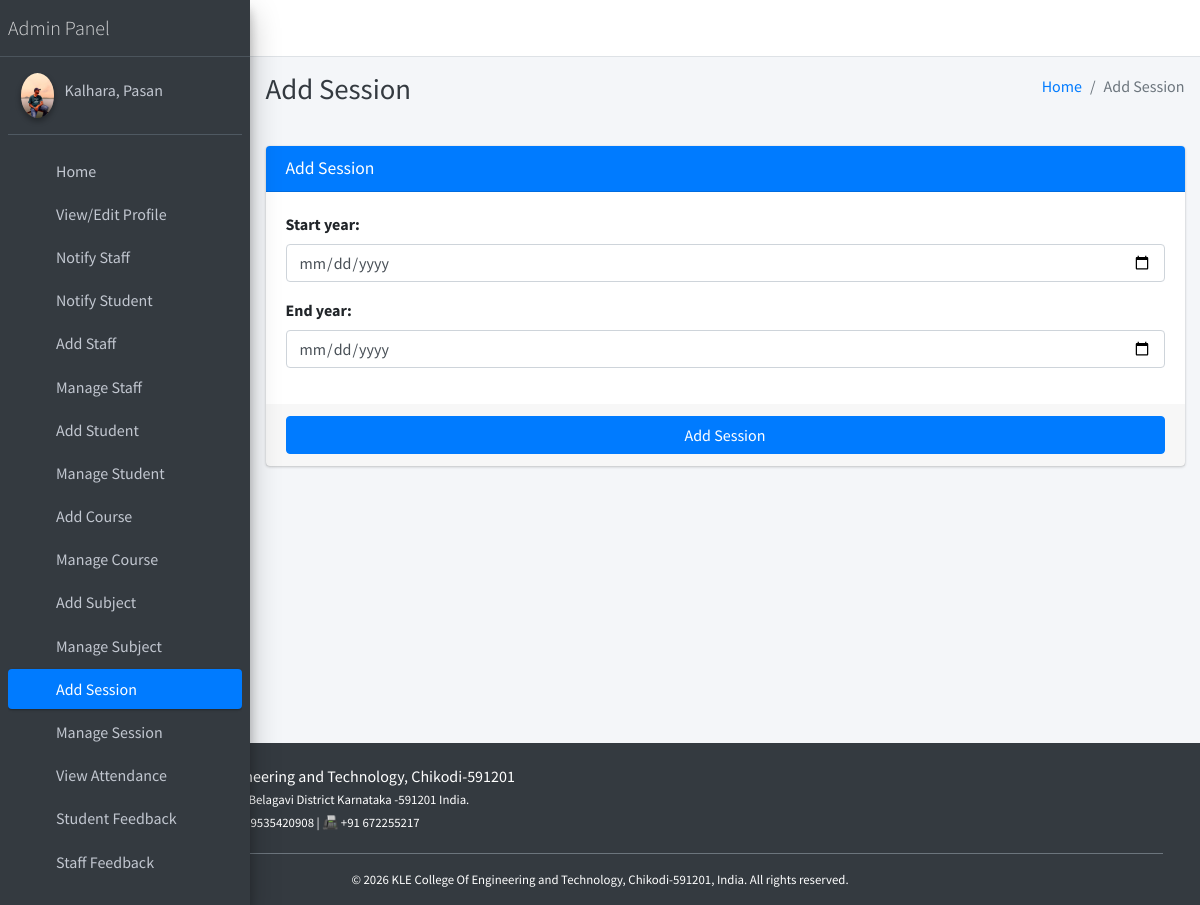
The page /add_session/ (signed in) on the database its author committed.
### main_app/models.py (models this page shows)
class CustomUser(AbstractUser):
    USER_TYPE = ((1, "HOD"), (2, "Staff"), (3, "Student"))
    GENDER = [("M", "Male"), ("F", "Female")]
    username = None  # Removed username, using email instead
    email = models.EmailField(unique=True)
    user_type = models.CharField(default=1, choices=USER_TYPE, max_length=1)
    gender = models.CharField(max_length=1, choices=GENDER)
    profile_pic = models.ImageField()
    address = models.TextField()
    fcm_token = models.TextField(default="")  # For firebase notifications
    created_at = models.DateTimeField(auto_now_add=True)
    updated_at = models.DateTimeField(auto_now=True)
    USERNAME_FIELD = "email"
    REQUIRED_FIELDS = []
    objects = CustomUserManager()
    def __str__(self):
        return self.last_name + ", " + self.first_name

### main_app/hod_views.py (the view, shortened to what this page needs)
# urls.py: path("add_session/", hod_views.add_session, name='add_session'),
def add_session(request):
    form = SessionForm(request.POST or None)
    context = {'form': form, 'page_title': 'Add Session'}
    return render(request, "hod_template/add_session_template.html", context)

### main_app/forms.py
class SessionForm(FormSettings):
    def __init__(self, *args, **kwargs):
        super(SessionForm, self).__init__(*args, **kwargs)
    class Meta:
        model = Session
        fields = '__all__'
        widgets = {
            'start_year': DateInput(attrs={'type': 'date'}),
            'end_year': DateInput(attrs={'type': 'date'}),
        }

### main_app/templates/hod_template/add_session_template.html
{% extends 'main_app/base.html' %}
{% load static %}
{% block page_title %}{{page_title}}{% endblock page_title %}
{% block content %}
<section class="content">
    <div class="container-fluid">
        <div class="row">
            <div class="col-md-12">
                <div class="card card-primary">
                    <div class="card-header">
                        <h3 class="card-title">{{page_title}}</h3>
                    </div>
                    {% include "main_app/form_template.html" with messages=messages  form=form button_text="Add Session"%}
                </div>
            </div>
        </div>
    </div>
</section>
{% endblock content %}

### main_app/templates/main_app/sidebar_template.html (shortened to what this page needs)
{% load static %}
<aside class="main-sidebar sidebar-dark-primary elevation-4">
{% if request.user.user_type == '1' %}
    <a href="{% url 'admin_home' %}" class="brand-link">
        <span class="brand-text font-weight-light">Admin Panel</span>
    </a>
    <div class="sidebar">
        <div class="user-panel mt-3 pb-3 mb-3 d-flex">
            <div class="image">
                <img src="{{ request.user.profile_pic }}" class="img-circle elevation-2" alt="User Image">
            </div>
            <div class="info">
                <a href="#" class="d-block">{{ user }}</a>
            </div>
        </div>
        <nav class="mt-2">
            <ul class="nav nav-pills nav-sidebar flex-column" role="menu">
                <li class="nav-item">
                    {% url 'admin_home' as admin_home %}
                    <a href="{{ admin_home }}" class="nav-link {% if admin_home == request.path %} active {% endif %}">
                        <i class="nav-icon fas fa-tachometer-alt"></i>
                        <p>Home</p>
                    </a>
                </li>
                <li class="nav-item">
                    {% url 'admin_view_profile' as admin_view_profile %}
                    <a href="{{ admin_view_profile }}" class="nav-link {% if admin_view_profile == request.path %} active {% endif %}">
                        <i class="nav-icon fas fa-user-cog"></i>
                        <p>View/Edit Profile</p>
                    </a>
                </li>
                <li class="nav-item">
                    {% url 'admin_notify_staff' as admin_notify_staff %}
                    <a href="{{ admin_notify_staff }}" class="nav-link {% if admin_notify_staff == request.path %} active {% endif %}">
                        <i class="nav-icon fas fa-bullhorn"></i>
                        <p>Notify Staff</p>
                    </a>
                </li>
                <li class="nav-item">
                    {% url 'admin_notify_student' as admin_notify_student %}
                    <a href="{{ admin_notify_student }}" class="nav-link {% if admin_notify_student == request.path %} active {% endif %}">
                        <i class="nav-icon fas fa-bullhorn"></i>
                        <p>Notify Student</p>
                    </a>
                </li>
                <li class="nav-item">
                    {% url 'add_staff' as add_staff %}
                    <a href="{{ add_staff }}" class="nav-link {% if add_staff == request.path %} active {% endif %}">
                        <i class="nav-icon fas fa-user-plus"></i>
                        <p>Add Staff</p>
                    </a>
                </li>
                <li class="nav-item">
                    {% url 'manage_staff' as manage_staff %}
                    {% url 'edit_staff' staff_id as edit_staff %}
                    <a href="{{ manage_staff }}" class="nav-link {% if manage_staff == request.path or request.path == edit_staff %} active {% endif %}">
                        <i class="nav-icon fas fa-users"></i>
                        <p>Manage Staff</p>
                    </a>
                </li>
                <li class="nav-item">
                    {% url 'add_student' as add_student %}
                    <a href="{{ add_student }}" class="nav-link {% if add_student == request.path %} active {% endif %}">
                        <i class="nav-icon fas fa-user-graduate"></i>
                        <p>Add Student</p>
                    </a>
                </li>
                <li class="nav-item">
                    {% url 'manage_student' as manage_student %}
                    {% url 'edit_student' student_id as edit_student %}
                    <a href="{{ manage_student }}" class="nav-link {% if edit_student == request.path or manage_student == request.path %} active {% endif %}">
                        <i class="nav-icon fas fa-users"></i>
                        <p>Manage Student</p>
                    </a>
                </li>
                <li class="nav-item">
                    {% url 'add_course' as add_course %}
                    <a href="{{ add_course }}" class="nav-link {% if add_course == request.path %} active {% endif %}">
                        <i class="nav-icon fas fa-book"></i>
                        <p>Add Course</p>
                    </a>
                </li>
                <li class="nav-item">
                    {% url 'manage_course' as manage_course %}
                    {% url 'edit_course' course_id as edit_course %}
                    <a href="{{ manage_course }}" class="nav-link {% if edit_course == request.path or manage_course == request.path %} active {% endif %}">
                        <i class="nav-icon fas fa-book-open"></i>
                        <p>Manage Course</p>
                    </a>
                </li>
                <li class="nav-item">
                    {% url 'add_subject' as add_subject %}
                    <a href="{{ add_subject }}" class="nav-link {% if add_subject == request.path %} active {% endif %}">
                        <i class="nav-icon fas fa-chalkboard-teacher"></i>
                        <p>Add Subject</p>
                    </a>
                </li>
                <li class="nav-item">
                    {% url 'manage_subject' as manage_subject %}
                    {% url 'edit_subject' subject_id as edit_subject %}
                    <a href="{{ manage_subject }}" class="nav-link {% if edit_subject == request.path or manage_subject == request.path %} active {% endif %}">
                        <i class="nav-icon fas fa-book-reader"></i>
                        <p>Manage Subject</p>
                    </a>
                </li>
                <li class="nav-item">
                    {% url 'add_session' as add_session %}
                    <a href="{{ add_session }}" class="nav-link {% if add_session == request.path %} active {% endif %}">
                        <i class="nav-icon fas fa-calendar-plus"></i>
                        <p>Add Session</p>
                    </a>
                </li>
                <li class="nav-item">
                    {% url 'manage_session' as manage_session %}
                    {% url 'edit_session' session_id as edit_session %}
                    <a href="{{ manage_session }}" class="nav-link {% if edit_session == request.path or manage_session == request.path %} active {% endif %}">
                        <i class="nav-icon fas fa-calendar-alt"></i>
                        <p>Manage Session</p>
                    </a>
                </li>
                <li class="nav-item">
                    {% url 'admin_view_attendance' as admin_view_attendance %}
                    <a href="{{ admin_view_attendance }}" class="nav-link {% if admin_view_attendance == request.path %} active {% endif %}">
                        <i class="nav-icon fas fa-clipboard-list"></i>
                        <p>View Attendance</p>
                    </a>
                </li>
                <li class="nav-item">
                    {% url 'student_feedback_message' as student_feedback_message %}
                    <a href="{{ student_feedback_message }}" class="nav-link {% if student_feedback_message == request.path %} active {% endif %}">
                        <i class="nav-icon fas fa-comment-dots"></i>
                        <p>Student Feedback</p>
                    </a>
                </li>
                <li class="nav-item">
                    {% url 'staff_feedback_message' as staff_feedback_message %}
                    <a href="{{ staff_feedback_message }}" class="nav-link {% if staff_feedback_message == request.path %} active {% endif %}">
                        <i class="nav-icon fas fa-comments"></i>
                        <p>Staff Feedback</p>
                    </a>
                </li>
                <li class="nav-item">
                    {% url 'view_staff_leave' as view_staff_leave %}
                    <a href="{{ view_staff_leave }}" class="nav-link {% if view_staff_leave == request.path %} active {% endif %}">
                        <i class="nav-icon fas fa-user-clock"></i>
                        <p>Staff Leave</p>
                    </a>
                </li>
{% endif %}
</ul>
</nav>
</div>
</aside>

### rows shown on the page
CustomUser: user.profile_pic (picture), last_name+first_name "Kalhara, Pasan"

### other values the page prints
{{ page_title }} "Add Session"
{{ field.label_tag }} "Start year:" "End year:"
{{ button_text }} "Add Session"
